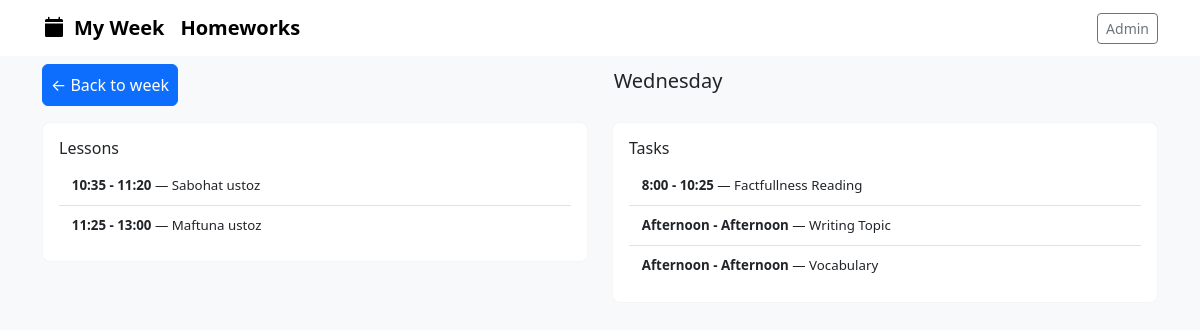
The app's page /day/2/ with its own data.
### schedule/models.py (models this page shows, shortened)
class Lesson(models.Model):
    day = models.IntegerField(choices=DAY_CHOICES)
    title = models.CharField(max_length=200)
    start_time = models.CharField(max_length=32, blank=True)
    end_time = models.CharField(max_length=32, blank=True)
    description = models.TextField(blank=True)
    created_at = models.DateTimeField(auto_now_add=True)
    class Meta:
        ordering = ['day', 'start_time']

class Task(models.Model):
    day = models.IntegerField(choices=DAY_CHOICES)
    title = models.CharField(max_length=200)
    description = models.TextField(blank=True)
    start_time = models.CharField(max_length=32, blank=True)
    end_time = models.CharField(max_length=32, blank=True)
    class Meta:
        ordering = ['day', 'start_time']

### schedule/views.py (the view)
# urls.py: path('day/<int:day>/', views.day_detail, name='day'),
def day_detail(request, day):
    day = int(day)
    name = DAY_NAMES[day]
    lessons = (
        Lesson.objects
        .filter(day=day)
        .annotate(start_time_cast=Cast('start_time', TimeField()))
        .order_by('start_time_cast')
    )
    tasks = (
        Task.objects
        .filter(day=day)
        .annotate(start_time_cast=Cast('start_time', TimeField()))
        .order_by('start_time_cast')
    )
    return render(request, 'schedule/day_detail.html', {
        'day_index': day,
        'day_name': name,
        'lessons': lessons,
        'tasks': tasks,
    })

### schedule/templates/schedule/day_detail.html (shortened to what this page needs)
{% extends 'schedule/base.html' %}
{% block content %}
  <div class="d-flex justify-content-between align-items-center mb-3">
    <a href="{% url 'schedule:index' %}" class="btn btn-primary mt-2 p-2">← Back to week</a>
    <h1 class="h5 mb-0">{{ day_name }}</h1>
  </div>
  <div class="row gy-3">
    <div class="col-12 col-lg-6">
      <div class="card">
        <div class="card-body">
          <h3 class="h6">Lessons</h3>
          {% if lessons.count %}
            <ul class="list-group list-group-flush">
              {% for lesson in lessons %}
                <li class="list-group-item d-flex justify-content-between align-items-center">
                  <div class="small"><strong>{{ lesson.start_time }} - {{ lesson.end_time }}</strong> — {{ lesson.title }}</div>                </li>
              {% endfor %}
            </ul>
          {% else %}
            <p class="text-muted">No lessons for this day.</p>
          {% endif %}
        </div>
      </div>
    </div>
    <div class="col-12 col-lg-6">
      <div class="card">
        <div class="card-body">
          <h3 class="h6">Tasks</h3>
          {% if tasks.count %}
            <ul class="list-group list-group-flush">
            {% for task in tasks %}
              <li class="list-group-item d-flex justify-content-between align-items-center">
                <div class="small">
                  <strong>
                    {% if task.start_time %}{{ task.start_time }}{% endif %}{% if task.end_time %} - {{ task.end_time }}{% endif %}
                  </strong>
                   — {{ task.title }}
                </div>
              </li>
            {% endfor %}
            </ul>
          {% else %}
            <p class="text-muted">No tasks for this day.</p>
          {% endif %}
        </div>
      </div>
    </div>
  </div>
{% endblock %}

### schedule/templates/schedule/base.html (style rules this page uses)
:root { --card-radius:12px }
body { font-size:0.95rem }
.card { border-radius:8px;border:1px solid rgba(0,0,0,0.04) }
.list-group-item { padding:.6rem .8rem }

### records on screen
Lesson: start_time "10:35", end_time "11:20", title "Sabohat ustoz"
Lesson: start_time "11:25", end_time "13:00", title "Maftuna ustoz"
Task: start_time "8:00", end_time "10:25", title "Factfullness Reading"
Task: start_time "Afternoon", end_time "Afternoon", title "Writing Topic"
Task: start_time "Afternoon", end_time "Afternoon", title "Vocabulary"

### other values on screen
{{ day_name }} "Wednesday"
